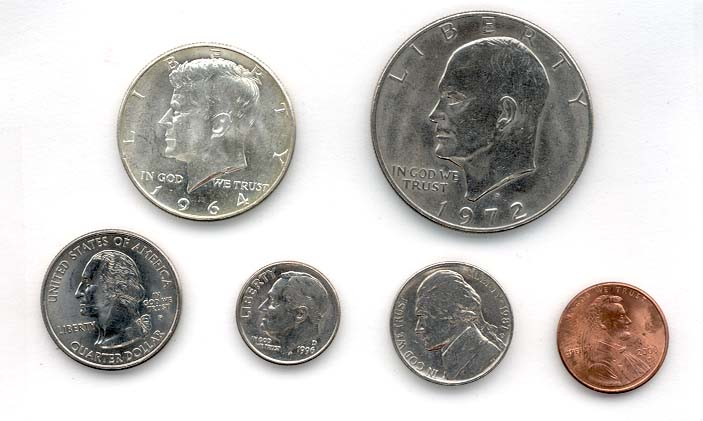
#> input picture MMM_ToyDarts/Software/OpenCV2 Sample Code/coins.jpg, 703 x 421 px, given in place of the camera
$ python findRadiusAndXYCoords.py   (Python 2 division)
#> lines starting #> are read from the running program, lines starting #| are printed output that depends on the picture; after the words box and inside, x2 and y2 are one past the last pixel; in counts of white or black regions, pixels touching at a corner belong together
import numpy as np
import cv2
import time
import imutils

# findRadiusAndXYCoords(showFrames=False)
# returns (float radius, float x, float y)
# camera resolution: x = 480, y = 640

def findRadiusAndXYCoords(showFrames = False):
#> called with showFrames = False
    startTime = time.time()
    radii = list()
    xCoord = list()
    yCoord = list()
    camera = cv2.VideoCapture(0)

    redLower = np.array([0,100,0]) # actually orange
    redUpper = np.array([30,255,255]) # actually orange


    # find the average radius across 5 seconds
    while ((time.time() - startTime) < 5):
        (grabbed, frame) = camera.read() # grab picture
#> frame is the input picture: shape (421, 703, 3); mean B, G, R 194.4, 197.1, 199.4

        print frame.shape
#| (421, 703, 3)
        blurred = cv2.GaussianBlur(frame, (11,11), 0) # apply Gaussian blur
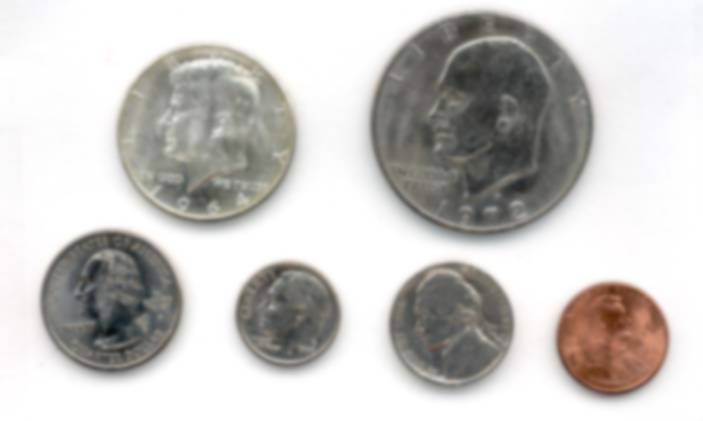
#> blurred: shape (421, 703, 3); mean B, G, R 194.4, 197.1, 199.4
        hsv = cv2.cvtColor(frame, cv2.COLOR_BGR2HSV) # convert to HSV
#> hsv: shape (421, 703, 3); mean H, S, V 30.5, 12, 200.1

        mask = cv2.inRange(hsv, redLower, redUpper)
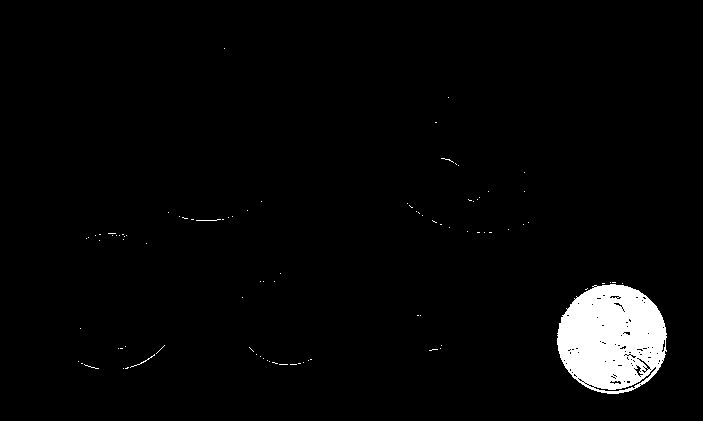
#> mask: shape (421, 703); 3.1% white; 92 white regions (89 under 20 px), largest, box (x1, y1, x2, y2) and area: (557, 284, 667, 394) 9011, (130, 354, 155, 368) 31, (196, 219, 221, 221) 25
        mask = cv2.dilate(mask, None, iterations=1)
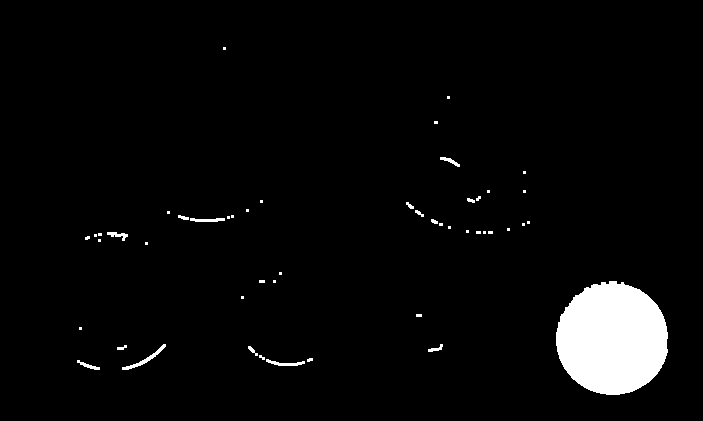
#> mask: shape (421, 703); 3.8% white; 49 white regions (34 under 20 px)

        cnts = cv2.findContours(mask.copy(), cv2.RETR_EXTERNAL,
            cv2.CHAIN_APPROX_SIMPLE)[-2]
#> cnts = 49 contours, 39 with area under 20; largest, box (x1, y1, x2, y2) and area: (556, 281, 668, 395) 9774, (122, 344, 166, 370) 138, (266, 359, 305, 366) 81, (190, 218, 225, 222) 70, (107, 232, 128, 241) 58
        center = None

        if len(cnts) > 0:
            c = max(cnts, key=cv2.contourArea)
#> c = contour of 174 points, box (x1, y1, x2, y2) (556, 281, 668, 395), area 9774
            ((x, y), radius) = cv2.minEnclosingCircle(c)
#> x = 612.3; y = 337.6; radius = 57.07
            radii.append(radius)

            if radius > 10:
                cv2.circle(frame, (int(x), int(y)), int(radius),
                    (0,255,255), 2)
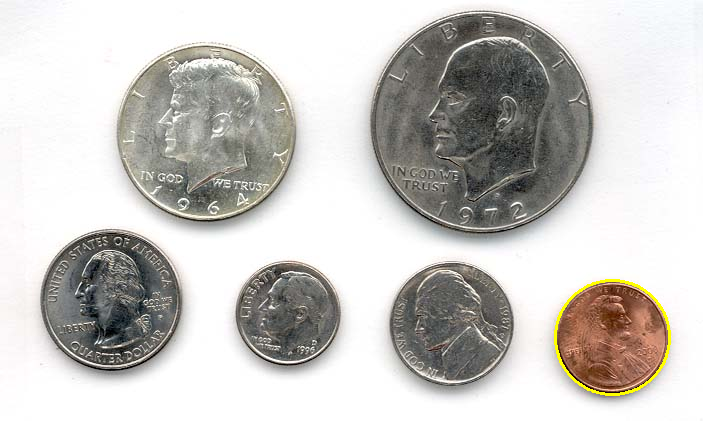
#> frame: shape (421, 703, 3); 0.36% of pixels changed, all inside (x1, y1, x2, y2) = (554, 279, 671, 396)
                xCoord.append(x)
                yCoord.append(y)
                cv2.circle(frame, (int(x), int(y)), 5, (0, 0, 255), -1)
#> frame: shape (421, 703, 3); 0.03% of pixels changed, all inside (x1, y1, x2, y2) = (607, 332, 618, 343)
                cv2.circle(mask, (int(x), int(y)), int(radius),
                    (0,255,255), 2)
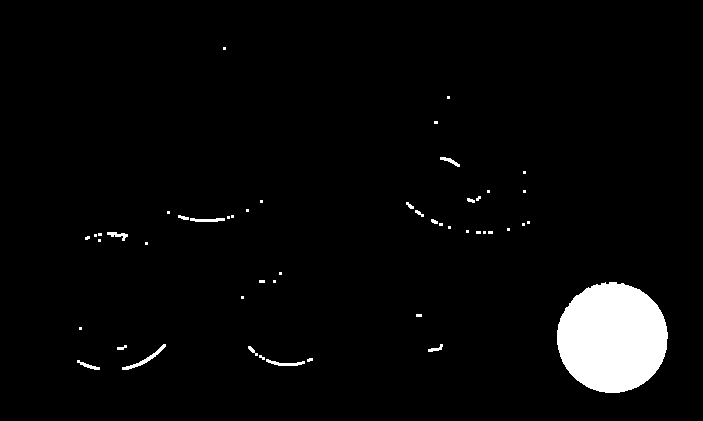
#> mask: shape (421, 703); 3.7% white; 49 white regions (34 under 20 px), largest, box (x1, y1, x2, y2) and area: (557, 282, 668, 393) 9602, (122, 344, 166, 370) 184, (266, 359, 305, 366) 122
                cv2.circle(mask, (int(x), int(y)), 5, (0, 0, 255), -1)
#> mask: shape (421, 703); 3.7% white; 49 white regions (34 under 20 px), largest, box (x1, y1, x2, y2) and area: (557, 282, 668, 393) 9521, (122, 344, 166, 370) 184, (266, 359, 305, 366) 122

        if showFrames:
            cv2.imshow("Frame", frame)
            cv2.imshow("mask", mask)

        key = cv2.waitKey(1) & 0xFF
#> (key q is pressed here)

        if key == ord("q"):
            break

    camera.release()
    cv2.destroyAllWindows()

    if (len(radii) > 0 and len(xCoord)) > 0:
        radiiSum = 0
        xCoordSum = 0
        yCoordSum = 0

        for i in xrange(len(radii)):
            radiiSum += radii[i]
#> this loop made 1 pass
#> radiiSum on pass 1: 57.07
#> after the loop, radiiSum = 57.07
        averageRadius = radiiSum / len(radii)
#> averageRadius = 57.07

        for i in xrange(len(xCoord)):
            xCoordSum += xCoord[i]
            yCoordSum += yCoord[i]
#> this loop made 1 pass
#> (xCoordSum, yCoordSum) on pass 1: (612.3, 337.6)
#> after the loop, xCoordSum = 612.3; yCoordSum = 337.6
        averageX = xCoordSum / len(xCoord)
#> averageX = 612.3
        averageY = yCoordSum / len(yCoord)
#> averageY = 337.6

        return averageRadius, averageX, averageY
    else:
        return "no circles detected"

if __name__ == "__main__":
    print(findRadiusAndXYCoords())
